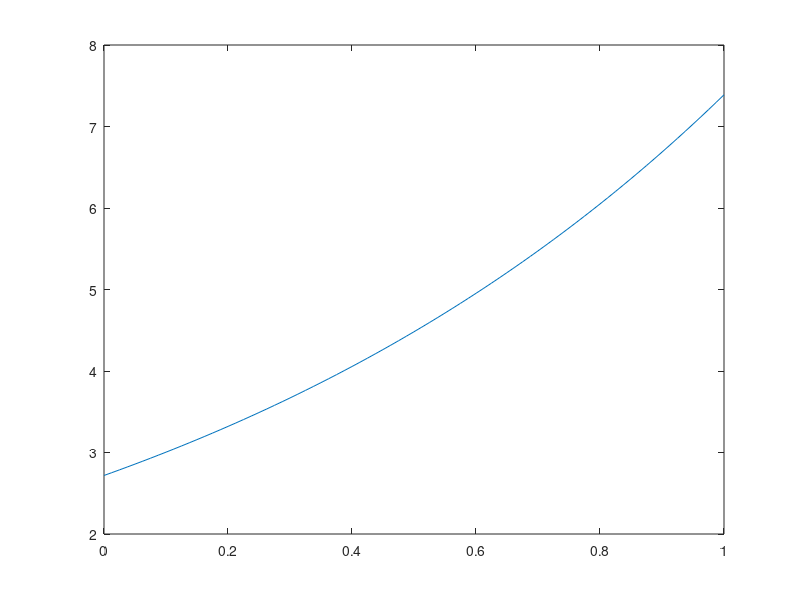
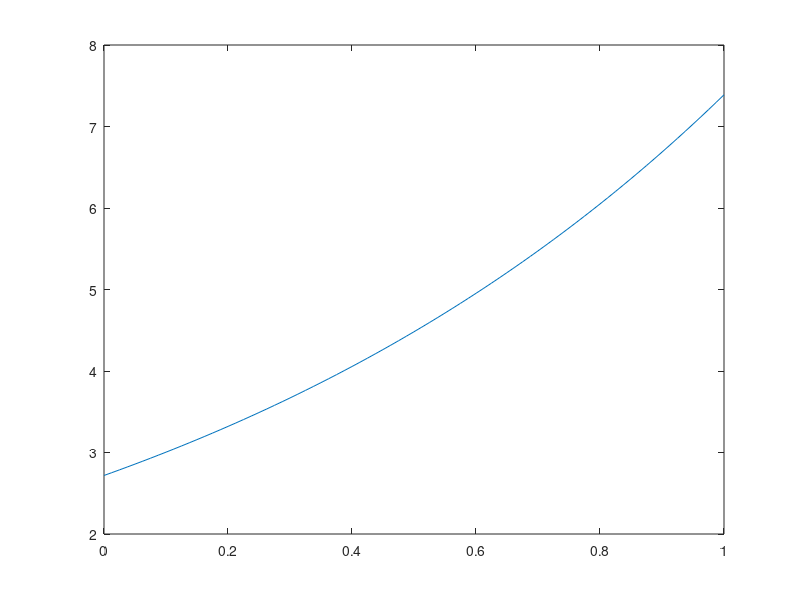
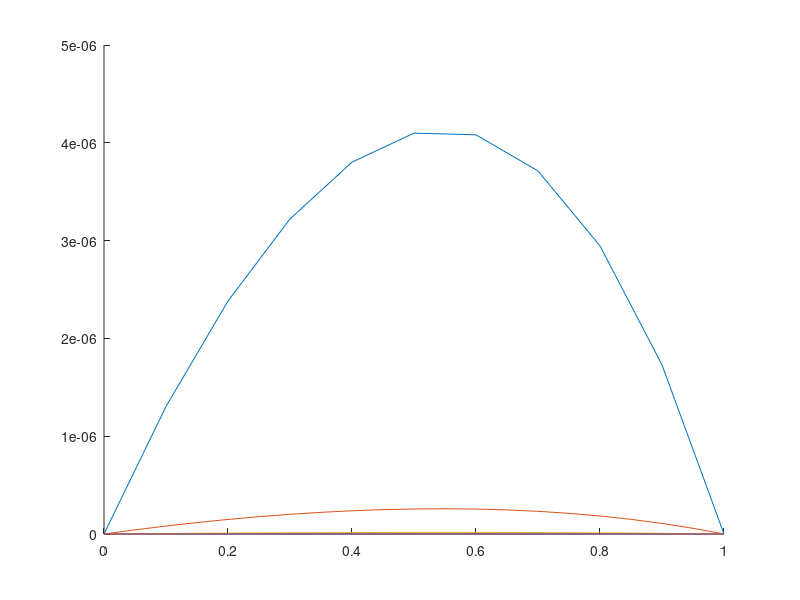

Reproduce these figures in MATLAB, in order.
for ii=1:4
m=10*2^(ii-1);
n=100*4^(ii-1);
x1 = 0; x2 = 1; t1 = 0; t2 = 1;
h = (x2-x1)/m; dt =(t2-t1)/n;
x = x1:h:x2; x = x';
t = t1:dt:t2; t = t';
u = zeros(m+1, n+1);

    u(:,1)=exp(x);
    u(1,:)=exp(t);
    u(m+1,:)=exp(1+t);

r = dt /(h^2) ;
row1 = zeros(m-1, 1);
row1(1, 1) = 5/6+r; row1(2, 1) =1/12 -r/2;
A = toeplitz(row1);
row1 = zeros(m-1, 1);
row1(1, 1) = 5/6-r; row1(2, 1) = 1/12+r/2;
B = toeplitz(row1);

for k = 1:n
    H = zeros(m-1, 1);
    H(1, 1) = (1/12+r/2) * u(1, k) -(1/12-r/2)*u(1, k+1);
    H(m-1, 1) =(1/12+r/2) * u(m+1, k) -(1/12-r/2)*u(m+1, k+1);

    u(2:m, k+1) = A\(B*u(2:m, k) + H);
end

% 计算误差
F = zeros(m+1, n+1);
for i = 1:m+1
    for j = 1:n+1
        F(i, j) = exp(x(i)+ t(j));
    end
end
error = abs(u - F);
MaxErr(ii) = max(max(error));
figure(1)
plot(x,u(:,n+1));
figure(2)
plot(x,F(:,n+1));
figure(3)
hold on
plot(x,abs(u(:,n+1)-F(:,n+1)));
end
for l=1:3
     disp(MaxErr(l));
end
for j=1:3 
ord=MaxErr(j)/MaxErr(j+1);
disp(['收敛阶 ',': ', num2str(ord)]);
end
